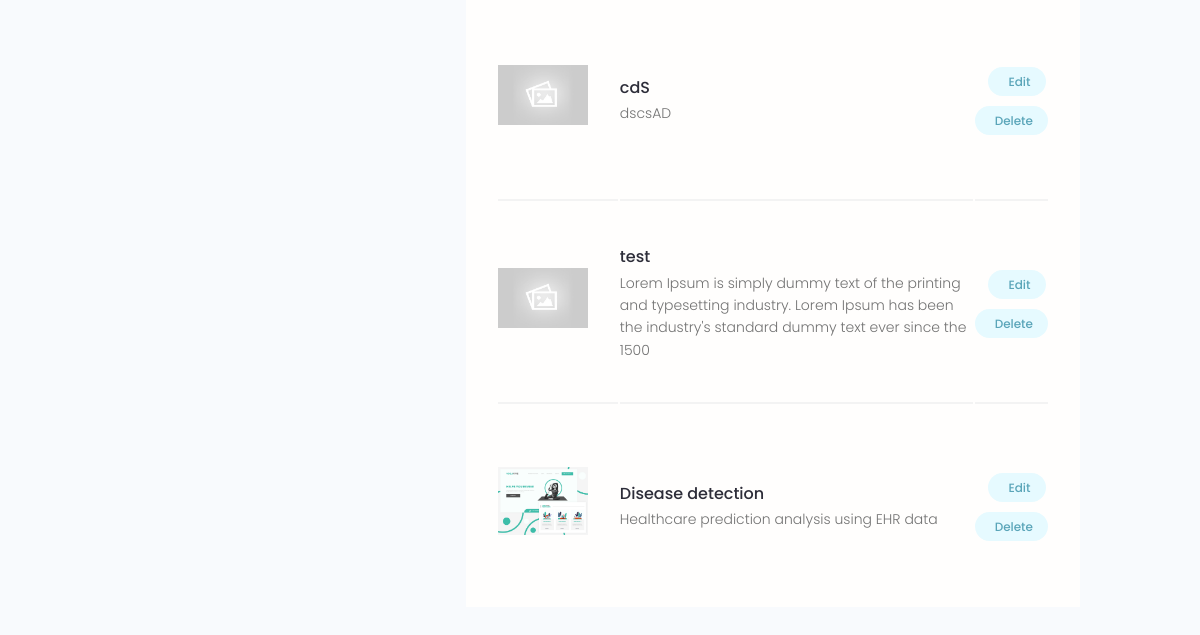
Page /account/ (signed in, lower part) on the earlier database version.
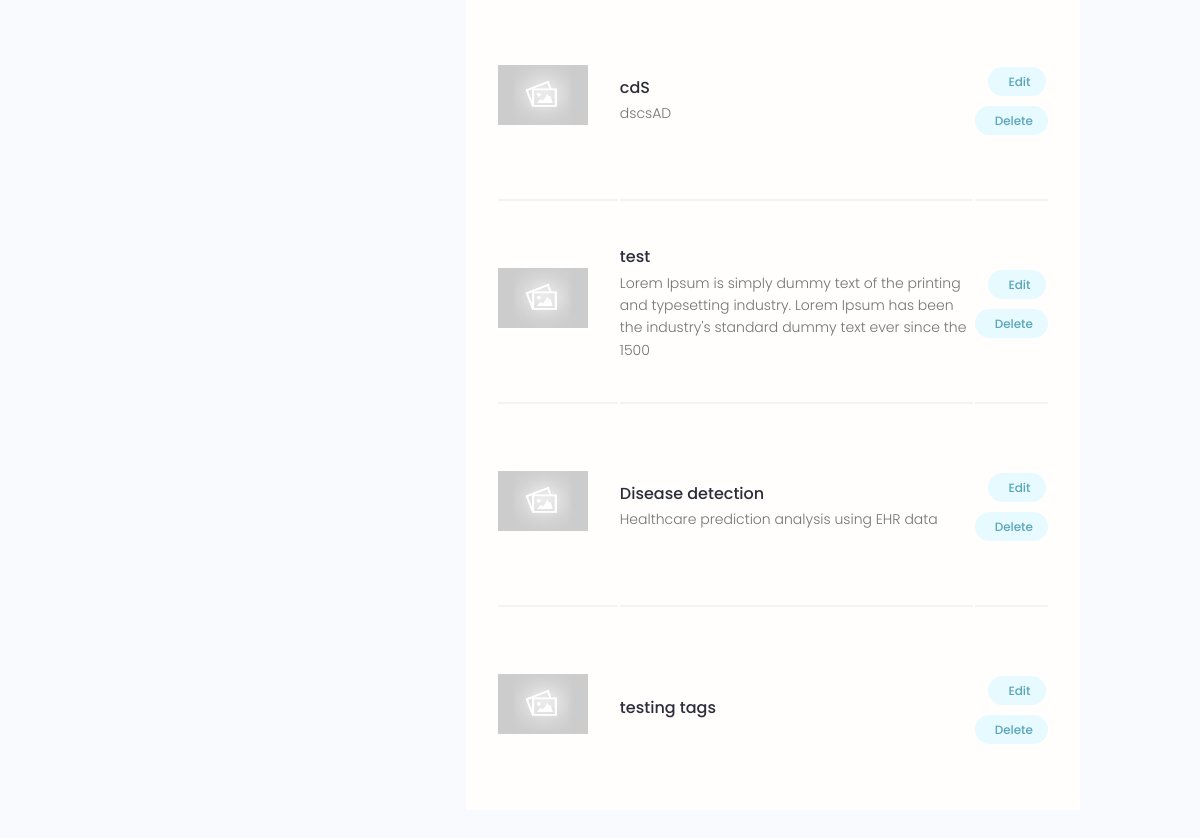
Same page on the later database version.
### projects/models.py (models this page shows, shortened)
class Project(models.Model):
    owner=models.ForeignKey(Profile,null=True, blank=True,on_delete=models.CASCADE)
    title=models.CharField(max_length=200)
    description=models.TextField(null=True,blank=True)
    featured_image=models.ImageField(null=True,blank=True,default='default.jpeg')
    demo_link=models.CharField(max_length=2000,null=True,blank=True)
    source_link=models.CharField(max_length=2000,null=True,blank=True)
    tags=models.ManyToManyField('Tag',blank=True)
    vote_total=models.IntegerField(default=0, null=True,blank=True)
    vote_ratio=models.IntegerField(default=0, null=True,blank=True)
    created=models.DateTimeField(auto_now_add=True)
    id=models.UUIDField(default=uuid.uuid4,unique=True,primary_key=True,editable=False)
    class Meta:
        ordering=['-vote_ratio','-vote_total','title']
    @property
    def imageURL(self):
        try:
            url=self.featured_image.url
        except:
            url='/images/default.jpeg'
        return url

### users/views.py (the view)
# urls.py: path('account/',views.userAccount,name="account"),
@login_required(login_url='login')
def userAccount(request):
    profile=request.user.profile
    skills=profile.skill_set.all()
    projects=profile.project_set.all()
    context={'profile':profile,'skills':skills,'projects':projects}
    return render(request,'users/account.html',context)

### users/models.py (called while the page is built)
    @property
    def imageURL(self):
        try:
            url=self.profile_image.url
        except:
            url='/images/profiles/user-default.png'
        return url

### users/templates/users/account.html (shortened to what this page needs)
{% extends 'main.html' %}
{% block content %}
<main class="settingsPage profile my-md">
    <div class="container">
      <div class="layout">
        <div class="column column--1of3">
        </div>
        <div class="column column--2of3">
          <table class="settings__table">
            {% for project in projects %}
            <tr>
              <td class="settings__thumbnail">
                <a href="{% url 'project' project.id %}"><img src="{{project.imageURL}}" alt="Project Thumbnail" /></a>
              </td>
              <td class="settings__tableInfo">
                <a href="{% url 'project' project.id %}">{{project.title}}</a>
                <p>
                  {{project.description | slice:"150"}}
                </p>
              </td>
              <td class="settings__tableActions">
                <a class="tag tag--pill tag--main settings__btn" href="{% url 'update-project' project.id %}"> Edit</a>
                <a class="tag tag--pill tag--main settings__btn" href="{% url 'delete-project' project.id %}?next=/account">
                  Delete</a>
              </td>
            </tr>
            {% endfor %}
          </table>
        </div>
      </div>
    </div>
  </main>
{% endblock content %}

Differences in the rows shown:
changed Project "Disease detection": featured_image: picture removed, a placeholder shows
added Project: imageURL (placeholder picture), title "testing tags"
